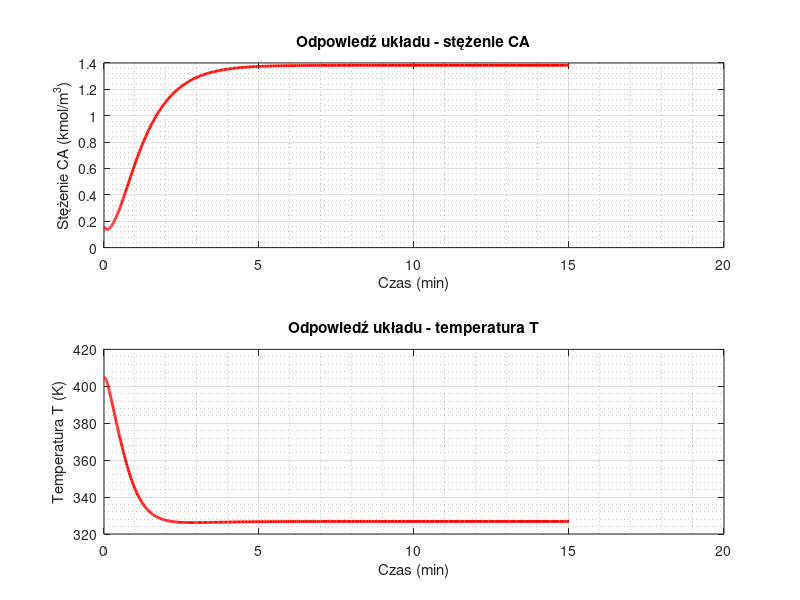

Recreate this plot in MATLAB.
%% findOpPoint.m
% ================================================================================
% Finding the operating point for the nonlinear system.
clear; clc;
format long e;

% Parameters
ro = 1e6; % g/m^3
roc = 1e6; % g/m^3
cp = 1; % cal/(g*K)
cpc = 1; % cal/(g*K)
k0 = 1e10; % 1/min
E_R = 8330.1; % 1/K
h = 130e6; % cal/kmol
a = 0.516e6; % cal/(K*m^3)
b = 0.5; % -

% Constants
% Fin = F, so V is constant
V = 1; % m^3
Fin = 1; % m^3/min
F = 1; % m^3/min

% Controlled variables: CA, T
% Manipulated variables: CAin, FC
% Disturbance variables: Tin, TCin

% Operating point - control and disturbances
CAin_p = 1.5; % kmol/m^3
FC_p = 15; % m^3/min
Tin_p = 343; % K
TCin_p = 310; % K

% Approximate values of the output at the operating point
CA_p = 0.16; % kmol/m^3
T_p = 405; % K

Tend = 15; % min

% Inputs
CAin = @(t) CAin_p + 0 * (t > 1);
FC = @(t) FC_p - 0 * (t > 1);

% Disturbances
Tin = @(t) Tin_p + 0 * (t > 1);
TCin = @(t) TCin_p + 0 * (t > 1);

% Nonlinear model for ode45, x = [CA; T]
f_ode = @(t, x) [
    (1/V) * (Fin*CAin_p - F*x(1) - V * k0 * exp(-E_R/x(2)) * x(1));
    (1/(V*ro*cp)) * (Fin*ro*cp*Tin_p - F*ro*cp*x(2) + V*h*k0*exp(-E_R/x(2))*x(1) - (a * FC_p^(b+1) / (FC_p + (a * FC_p^b) / (2 * roc * cpc))) * (x(2) - TCin_p))
];

% symulacja ode45
[t, x] = ode45(f_ode, [0 Tend], [CA_p; T_p], odeset('RelTol',1e-8,'AbsTol',1e-10));

fprintf("Punkt pracy (CA_p, T_p):\n");
disp(x(end,:));

figure;

subplot(2,1,1);
plot(t, x(:,1), 'r-', 'LineWidth', 2);
xlabel('Czas (min)'); ylabel('Stężenie CA (kmol/m^3)');
title('Odpowiedź układu - stężenie CA');
grid on; grid minor;

subplot(2,1,2);
plot(t, x(:,2), 'r-', 'LineWidth', 2);
xlabel('Czas (min)'); ylabel('Temperatura T (K)');
title('Odpowiedź układu - temperatura T');
grid on; grid minor;
